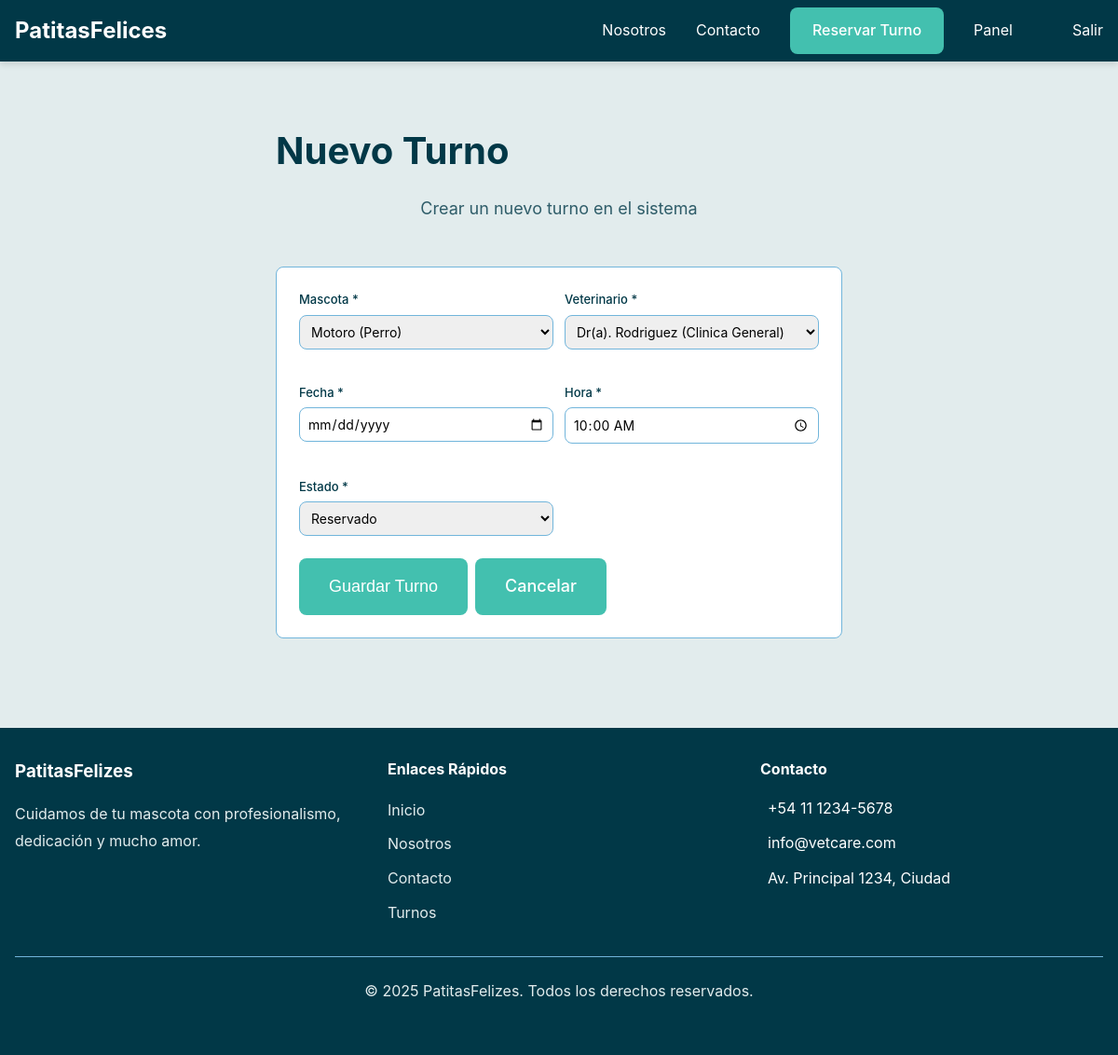
Screenshot of /panel/turnos/editar/1/ (signed in) with the database file from the repository.
### App/models.py (models this page shows, shortened)
class Turno(models.Model):
    id_turno = models.AutoField(primary_key=True)
    mascota = models.ForeignKey(Mascota, on_delete=models.CASCADE, related_name='turnos', verbose_name="Mascota")
    veterinario = models.ForeignKey(Veterinario, on_delete=models.PROTECT, related_name='turnos_asignados', verbose_name="Veterinario Asignado")
    fecha = models.DateField(verbose_name="Fecha del Turno")
    hora = models.TimeField(verbose_name="Hora del Turno")
    estado = models.CharField(max_length=20, choices=ESTADO_CHOICES, default='DISPONIBLE', verbose_name="Estado del Turno")
    class Meta:
        verbose_name = "Turno"
        verbose_name_plural = "Turnos"
        unique_together = ('fecha', 'hora', 'veterinario') # Para evitar doble reserva a la misma hora con el mismo veterinario
        ordering = ['fecha', 'hora']

### App/views.py (the view)
# urls.py: path('panel/turnos/editar/<int:pk>/', turno_edit, name='turno_edit'),
@login_required
@requires_roles('Administrador general', 'Recepcionista')
def turno_edit(request, pk):
    turno = Turno.objects.get(pk=pk)
    if request.method == 'POST':
        form = TurnoForm(request.POST, instance=turno)
        if form.is_valid():
            form.save()
            messages.success(request, 'Turno actualizado')
            return redirect('turnos_admin_list')
    else:
        form = TurnoForm(instance=turno)
    return render(request, 'Page/TurnosAdmin/Form.html', {'form': form})

### App/forms.py
class TurnoForm(forms.ModelForm):
    class Meta:
        model = Turno
        fields = ['fecha', 'hora', 'estado', 'mascota', 'veterinario']
        widgets = {
            'fecha': forms.DateInput(attrs={'class': 'form-input', 'type': 'date'}),
            'hora': forms.TimeInput(attrs={'class': 'form-input', 'type': 'time'}),
            'estado': forms.Select(attrs={'class': 'form-select'}),
            'mascota': forms.Select(attrs={'class': 'form-select'}),
            'veterinario': forms.Select(attrs={'class': 'form-select'}),
        }

### App/models.py (called while the page is built)
    def __str__(self):
        return f"{self.nombre} ({self.especie})"

    def __str__(self):
        return f"Dr(a). {self.usuario.apellido} ({self.especialidad})"

### App/utils/permissions.py (called while the page is built)
def requires_roles(*role_names):
    def decorator(view_func):
        @wraps(view_func)
        def _wrapped(request, *args, **kwargs):
            usuario = getattr(request.user, 'usuario_profile', None)
            if request.user.is_superuser:
                return view_func(request, *args, **kwargs)
            if not usuario or not usuario.rol or usuario.rol.nombre_rol not in role_names:
                messages.error(request, 'No tienes permisos para acceder a esta sección')
                return redirect('Index')
            return view_func(request, *args, **kwargs)
        return _wrapped
    return decorator

### App/templates/Page/TurnosAdmin/Form.html (shortened to what this page needs)
{% extends 'Base.html' %}
{% load lucide %}
{% block content %}
<section class="section">
  <div class="container" style="max-width:640px;">
    <h2 class="section-title" style="display:flex; align-items:center; gap:0.5rem;">{% lucide "calendar-days" %} Nuevo Turno</h2>
    <p class="section-subtitle">Crear un nuevo turno en el sistema</p>
    <form method="post" class="card form-compact">
      <div class="form-grid">
        <div class="form-group">
          <label class="form-label">Mascota *</label>
          {{ form.mascota }}
        </div>
        <div class="form-group">
          <label class="form-label">Veterinario *</label>
          {{ form.veterinario }}
        </div>
        <div class="form-group">
          <label class="form-label">Fecha *</label>
          {{ form.fecha }}
        </div>
        <div class="form-group">
          <label class="form-label">Hora *</label>
          {{ form.hora }}
        </div>
        <div class="form-group">
          <label class="form-label">Estado *</label>
          {{ form.estado }}
        </div>
      </div>
      <div style="display:flex; gap:0.5rem;">
        {% if request.user.is_superuser or request.user.usuario_profile.rol.nombre_rol == 'Administrador general' or request.user.usuario_profile.rol.nombre_rol == 'Recepcionista' %}
          <button class="btn btn-lg" type="submit">Guardar Turno</button>
        {% endif %}
        <a class="btn btn-lg" href="/panel/turnos/">Cancelar</a>
      </div>
    </form>
  </div>
{% endblock %}

### App/static/css/Style.css (style rules this page uses)
* { margin: 0; padding: 0; box-sizing: border-box; }
:root { --background: #e2eced; --foreground: #013847; --card: #ffffff; --card-foreground: #013847; --primary: #43c0af; --primary-hover: #3ab09f; --secondary: #71b5db; --dark-blue: #013847; --turquoise: #43c0af; --light-blue: #71b5db; --light-cyan: #e2eced; --radius: 0.5rem; }
body { font-family: -apple-system, BlinkMacSystemFont, "Segoe UI", "Roboto", "Oxygen", "Ubuntu", "Cantarell", sans-serif; background-color: var(--background); color: var(--foreground); line-height: 1.6; min-height: 100vh; }
.container { max-width: 1200px; margin: 0 auto; padding: 0 1rem; }
.btn { background-color: var(--turquoise); color: white; padding: 0.75rem 1.5rem; border-radius: var(--radius); border: none; cursor: pointer; text-decoration: none; display: inline-block; transition: background-color 0.3s; font-size: 1rem; font-weight: 500; }
.btn-lg { padding: 1rem 2rem; font-size: 1.125rem; }
.section { padding: 4rem 1rem; }
.section-title { font-size: 2.5rem; font-weight: bold; color: var(--dark-blue); text-align: center; margin-bottom: 1rem; }
.section-subtitle { font-size: 1.125rem; color: rgba(1, 56, 71, 0.8); text-align: center; margin-bottom: 3rem; max-width: 800px; margin-left: auto; margin-right: auto; }
.card { background-color: white; border: 1px solid var(--light-blue); border-radius: var(--radius); padding: 1.5rem; transition: box-shadow 0.3s; }
.form-group { margin-bottom: 1.5rem; }
.form-compact { --compact-label-size: 0.8125rem; --compact-input-size: 0.875rem; --compact-input-pad: 0.5rem; }
.form-compact .form-label { font-size: var(--compact-label-size); margin-bottom: 0.35rem; }
.form-compact .form-input, .form-compact .form-select, .form-compact .form-textarea { padding: var(--compact-input-pad); font-size: var(--compact-input-size); }
.form-compact .form-grid { gap: 0.75rem; grid-template-columns: repeat(auto-fit, minmax(220px, 1fr)); }
.form-label { display: block; font-weight: 500; color: var(--dark-blue); margin-bottom: 0.5rem; font-size: 0.875rem; }
.form-input, .form-select, .form-textarea { width: 100%; padding: 0.75rem; border: 1px solid var(--light-blue); border-radius: var(--radius); font-size: 1rem; font-family: inherit; }
.form-grid { display: grid; grid-template-columns: repeat(auto-fit, minmax(250px, 1fr)); gap: 1rem; }

### rows the page displays
Turno: mascota "Motoro (Perro)", veterinario "Dr(a). Rodriguez (Clinica General)", hora "10:00:00", estado "Reservado"
